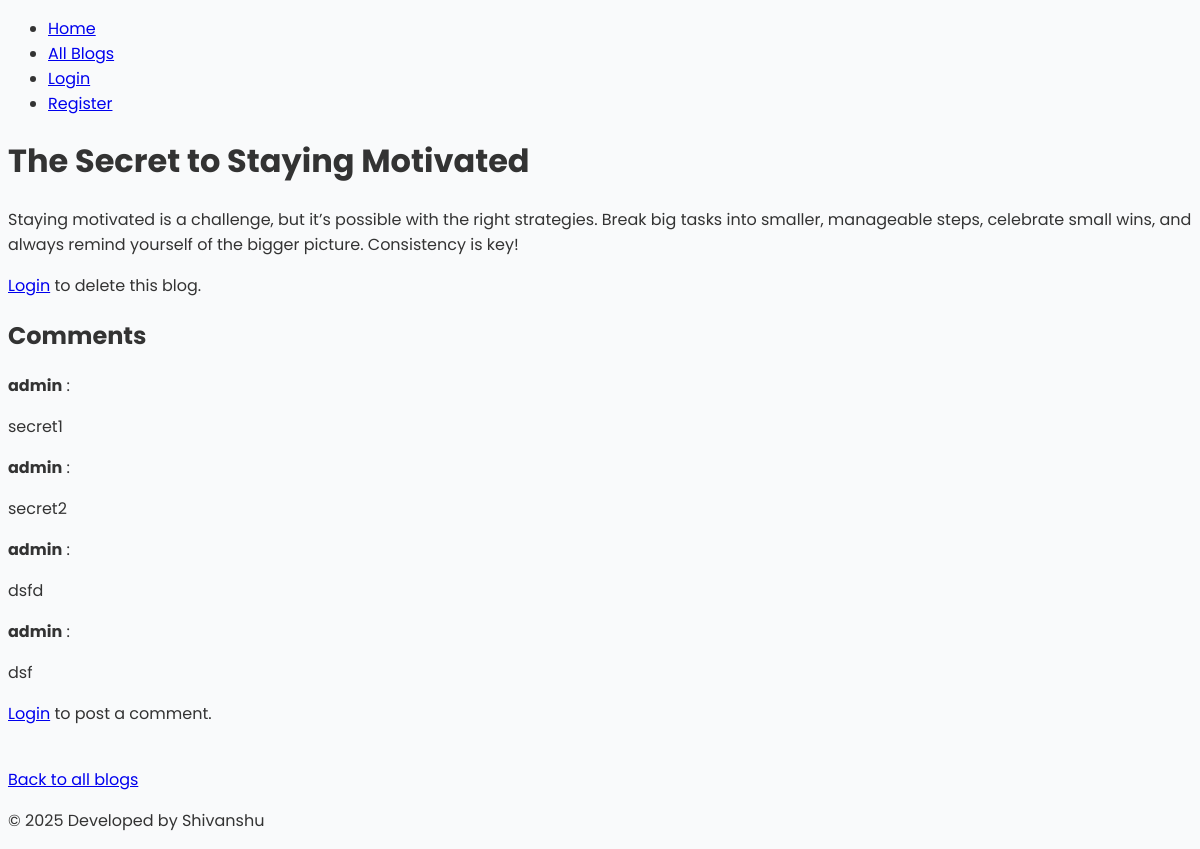
/blogs/5, run on an earlier commit of the app's database.
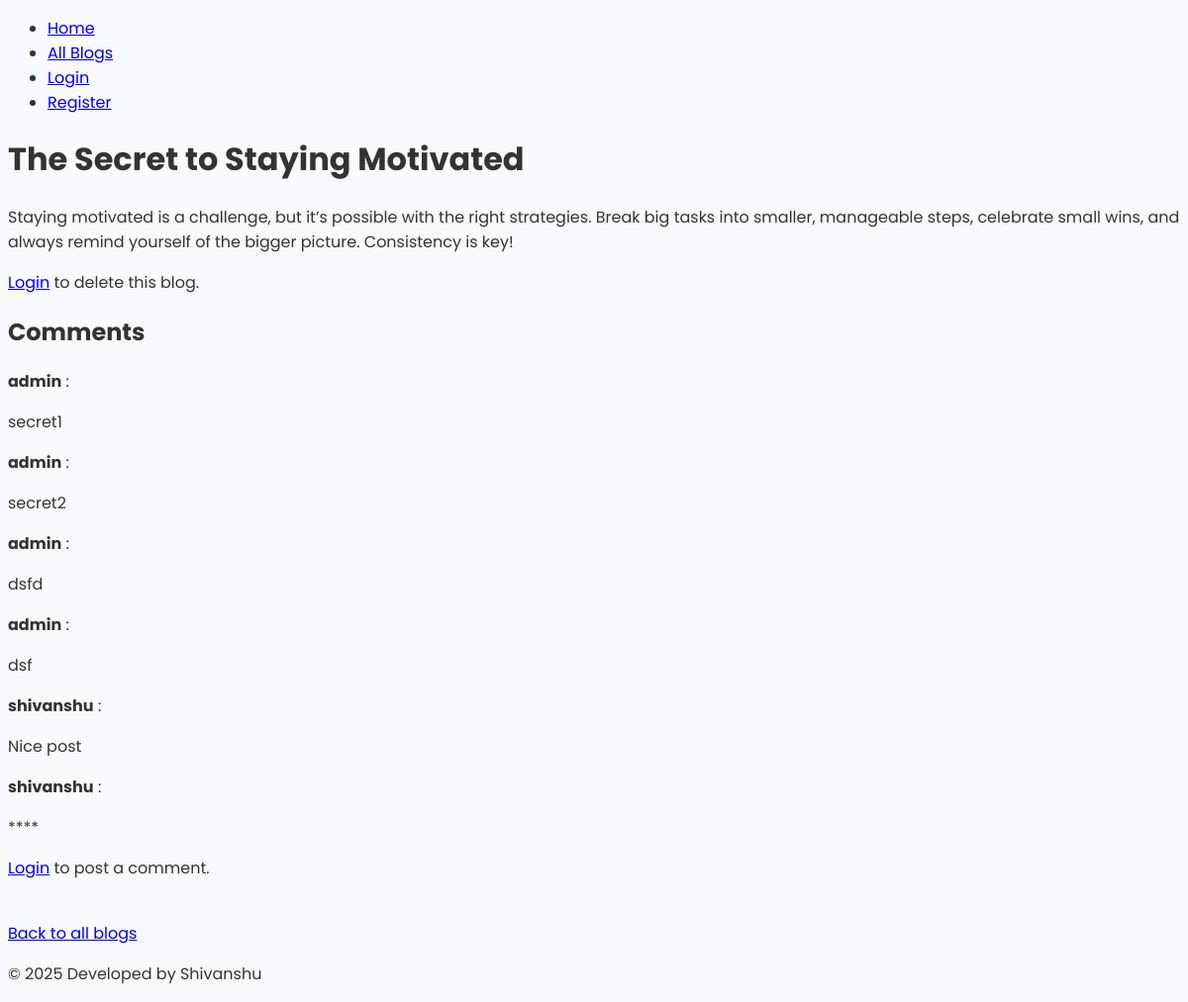
And on a later commit of the database.
### models/blog.py (models this page shows)
class Blog(SQLModel, table=True):
    id: int = Field(primary_key=True)
    title: str
    body: str
    comments: List["Comment"] = Relationship(
        back_populates="blog",
        sa_relationship_kwargs={"cascade": "all, delete-orphan"}
    )

### models/comment.py (models this page shows)
class Comment(SQLModel, table=True):
    id: Optional[int] = Field(default=None, primary_key=True)
    blog_id: int = Field(foreign_key="blog.id")
    username: str  # the user who commented
    content: str
    blog: Optional["Blog"] = Relationship(back_populates="comments")

### routers/blogs.py (the view)
@router.get("/blogs/{blog_id}", response_class=HTMLResponse)
async def blog_detail(
    request: Request,
    blog_id: int,  # Accept blog_id as a path parameter
    session: SessionDep,
    username: str | None = Depends(get_username)
):
    user_authenticated = username is not None
    blog = session.exec(select(Blog).where(Blog.id == blog_id)).first()
    if not blog:
        raise HTTPException(status_code=404, detail="Blog not found")
    comments = session.exec(select(Comment).where(Comment.blog_id == blog_id)).all()
    return templates.TemplateResponse(
        "blogDetails.html",
        {
            "request": request,
            "blog": blog,
            "comments": comments,
            "user_authenticated": user_authenticated,
            "username": username
        }
    )

### templates/blogDetails.html (shortened to what this page needs)
{% extends "base.html" %}
{% block content %}
<div class="container">
    <h1>{{ blog.title }}</h1>
    <p>{{ blog.body }}</p>
    {% if user_authenticated %}
        <form action="/blog/{{ blog.id }}/" method="post">
            <button type="submit"> Delete Blog</button>
        </form>
    {% else %}
        <p><a href="/login">Login</a> to delete this blog.</p>
    {% endif %}
    <h2>Comments</h2>
    <div class="comments">
        {% if comments %}
            {% for comment in comments %}
                <div class="comment">
                    <b>{{ comment.username }}</b> : <p>{{ comment.content }}</p>
                </div>
            {% endfor %}
        {% else %}
            <p>No comments yet.</p>
        {% endif %}
    </div>
    {% if user_authenticated %}
        <h3>Leave a Comment</h3>
        <form action="/blogs/{{ blog.id }}/comment" method="post">
            <textarea name="comment_content" placeholder="Your comment" required></textarea><br>
            <button type="submit">Post Comment</button>
        </form>
    {% else %}
        <p><a href="/login">Login</a> to post a comment.</p>
    {% endif %}
    <br>
    <a href="/blogs/">Back to all blogs</a>
</div>
{% endblock %}

### templates/base.html (shortened to what this page needs)
<!DOCTYPE html>
<html lang="en">
<head>
    <link rel="stylesheet" href="/static/style.css">
</head>
<body>
    {% include 'partials/navbar.html' %}
    <div>
        {% block content %}{% endblock %}
    </div>
    {% include 'partials/footer.html' %}
</body>
</html>

### templates/partials/navbar.html
<nav>
    <ul>
        <li><a href="/home">Home</a></li>
        <li><a href="/blogs">All Blogs</a></li>
        {% if user_authenticated %}
            <li><a href="/create-blog">Create Blog</a></li>
            <hr>
            <li>Welcome, {{ username }}</li>
            <li><a href="/logout">Logout</a></li>
        {% else %}
            <li><a href="/login">Login</a></li>
            <li><a href="/registration">Register</a></li>
        {% endif %}
    </ul>
</nav>

### templates/partials/footer.html
<footer>
    <p>© 2025 Developed by Shivanshu</p>
</footer>

### static/style.css (style rules this page uses)
* { box-sizing: border-box; }
body { font-family: 'Poppins', sans-serif; background-color: #f9fafb; color: #333; }

What changed in the data, as far as the page shows it:
added Comment: username "shivanshu", content "Nice post"
added Comment: username "shivanshu", content "****"
